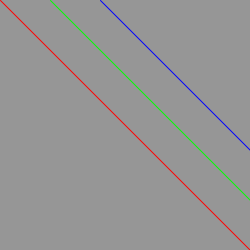
Frame 1 (no input)
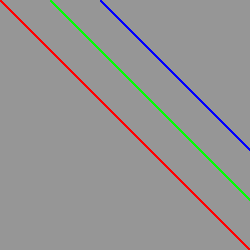
Frame 60 (the mouse pressed at the canvas centre just before this capture)
Frame 120 (the mouse held since frame 60 and released just before this capture): identical to frame 60, image omitted

The Processing sketch that drew these frames (run headless with seeded random() and noise(); from frame 60 on, the mouse is pressed at the canvas centre):

// Processing sketch: fig_2_4
// ── fig_2_4.pde
void setup()

{ 

  size(250, 250);

  background(150); //background consistency?

}

void draw()

{

  stroke(255, 0, 0); 

  line(0, 0, 250, 250);

  stroke(0, 255, 0);

  line(50, 0, 250, 200); 

  stroke(0, 0, 255);

  line(100, 0, 250, 150); 

}
